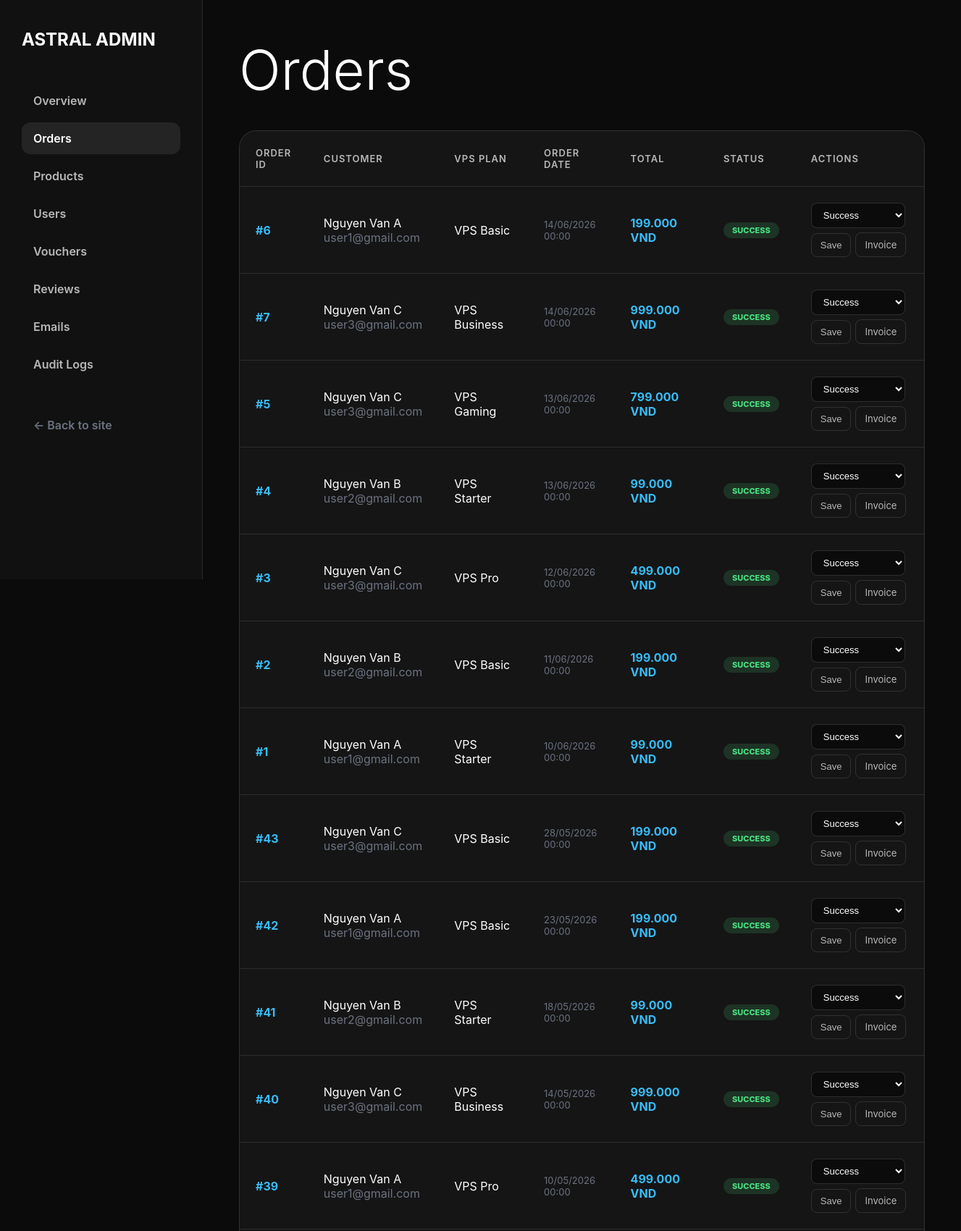
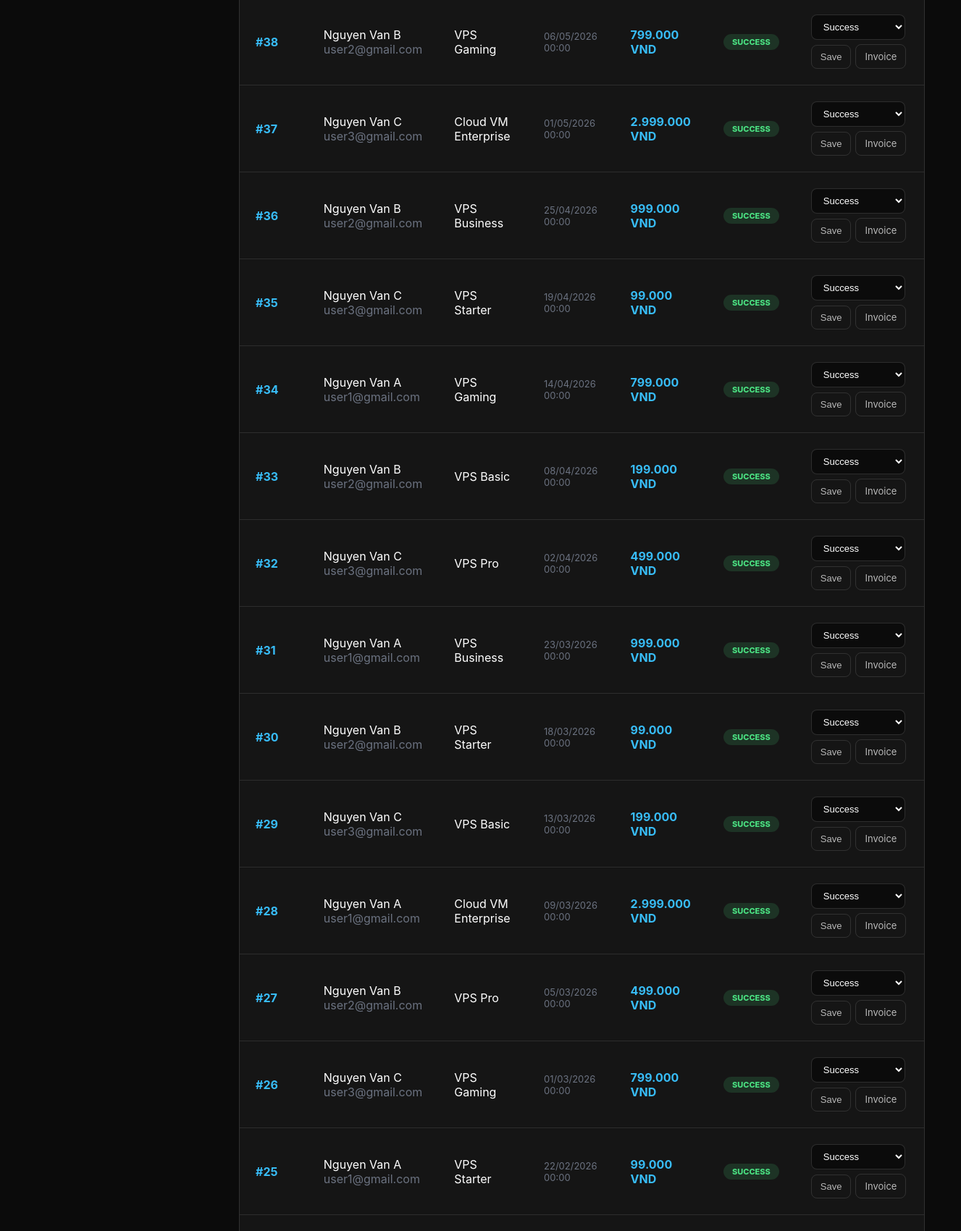
Page /admin/orders (signed in, upper part) on the committed database (2 pictures, top to bottom).
### tables this page shows
CREATE TABLE orders (
    id              INT UNSIGNED AUTO_INCREMENT PRIMARY KEY,
    user_id         INT UNSIGNED  NOT NULL,
    voucher_id      INT UNSIGNED  DEFAULT NULL,
    voucher_code    VARCHAR(50)   DEFAULT NULL,
    subtotal        DECIMAL(15,2) NOT NULL,                       
    discount_amount DECIMAL(15,2) NOT NULL DEFAULT 0.00,          
    total_price     DECIMAL(15,2) NOT NULL,                       
     
    status          ENUM(
                        'pending',
                        'confirmed',
                        'provisioning',
                        'active',
                        'success',
                        'cancelled'
                    ) NOT NULL DEFAULT 'pending',
    note            TEXT          DEFAULT NULL,                   
    cancel_reason   VARCHAR(255)  DEFAULT NULL,
    created_at      TIMESTAMP     NOT NULL DEFAULT CURRENT_TIMESTAMP,
    updated_at      TIMESTAMP     NOT NULL DEFAULT CURRENT_TIMESTAMP ON UPDATE CURRENT_TIMESTAMP,

    FOREIGN KEY (user_id)    REFERENCES users(id)    ON DELETE CASCADE,
    FOREIGN KEY (voucher_id) REFERENCES vouchers(id) ON DELETE SET NULL,
    INDEX idx_user_status (user_id, status),
    INDEX idx_status (status),
    INDEX idx_created_at (created_at)
);

CREATE TABLE users (
    id            INT UNSIGNED AUTO_INCREMENT PRIMARY KEY,
    name          VARCHAR(100)  NOT NULL,
    email         VARCHAR(150)  NOT NULL UNIQUE,
    password      VARCHAR(255)  NOT NULL,                         
    phone         VARCHAR(20)   DEFAULT NULL,
    avatar        VARCHAR(255)  DEFAULT 'default_avatar.png',
    role          ENUM('user','staff','admin') NOT NULL DEFAULT 'user',
     
    tier          ENUM('silver','gold','diamond') NOT NULL DEFAULT 'silver',
    total_spent   DECIMAL(15,2) NOT NULL DEFAULT 0.00,
    is_locked     TINYINT(1)    NOT NULL DEFAULT 0,               
    locked_reason VARCHAR(255)  DEFAULT NULL,
    is_verified   TINYINT(1)    NOT NULL DEFAULT 1,               
    verification_token VARCHAR(64) DEFAULT NULL,
    mfa_secret          VARCHAR(32)   DEFAULT NULL,
    mfa_enabled         TINYINT(1)    NOT NULL DEFAULT 0,
    created_at    TIMESTAMP     NOT NULL DEFAULT CURRENT_TIMESTAMP,
    updated_at    TIMESTAMP     NOT NULL DEFAULT CURRENT_TIMESTAMP ON UPDATE CURRENT_TIMESTAMP,

    INDEX idx_role (role),
    INDEX idx_tier (tier),
    INDEX idx_is_locked (is_locked)
);

CREATE TABLE order_items (
    id              INT UNSIGNED AUTO_INCREMENT PRIMARY KEY,
    order_id        INT UNSIGNED  NOT NULL,
    product_id      INT UNSIGNED  DEFAULT NULL,                   
     
    product_name    VARCHAR(150)  NOT NULL,
    product_cpu     VARCHAR(50)   NOT NULL,
    product_ram     VARCHAR(50)   NOT NULL,
    product_storage VARCHAR(50)   NOT NULL,
    unit_price      DECIMAL(15,2) NOT NULL,
    quantity        INT           NOT NULL DEFAULT 1,
    subtotal        DECIMAL(15,2) NOT NULL,                       

    FOREIGN KEY (order_id)   REFERENCES orders(id)   ON DELETE CASCADE,
    FOREIGN KEY (product_id) REFERENCES products(id) ON DELETE SET NULL,
    INDEX idx_order (order_id),
    INDEX idx_product (product_id)
);

### src/Controllers/AdminOrderController.php (called while the page is built, shortened)
<?php
class AdminOrderController {
    public function index() {
        $orders = Order::getAllOrders();
        require_once __DIR__ . "/../Views/admin/orders/index.php";
    }
}

### src/index.php (called while the page is built, shortened)
<?php
    $router = new Router();
    $router->get("/",                               [ProductController::class, "index"]);
    $router->get("/api/health",                     [HealthController::class, "index"]);
    $router->get("/login",                          [AuthController::class, "login"]);
    $router->post("/login",                         [AuthController::class, "login"]);
    $router->get("/register",                       [AuthController::class, "register"]);
    $router->post("/register",                      [AuthController::class, "register"]);
    $router->get("/logout",                         [AuthController::class, "logout"]);
    $router->get("/verify",                         [AuthController::class, "verify"]);
    $router->get("/verify-otp",                     [AuthController::class, "showOtpForm"]);
    $router->post("/verify-otp",                    [AuthController::class, "showOtpForm"]);
    $router->get("/forgot-password",                [PasswordResetController::class, "forgot"]);
    $router->post("/forgot-password",               [PasswordResetController::class, "forgot"]);
    $router->get("/reset-password",                 [PasswordResetController::class, "reset"]);
    $router->post("/reset-password",                [PasswordResetController::class, "reset"]);
    $router->get("/mfa-verify",                     [AuthController::class, "mfaVerify"]);
    $router->post("/mfa-verify",                    [AuthController::class, "mfaVerify"]);
    $router->get("/mfa-setup",                      [ProfileController::class, "setupMfa"]);
    $router->post("/mfa-setup",                     [ProfileController::class, "setupMfa"]);
    $router->get("/cart",                           [CartController::class, "index"]);
    $router->post("/cart/add",                      [CartController::class, "add"]);
    $router->post("/cart/remove",                   [CartController::class, "remove"]);
    $router->post("/cart/update",                   [CartController::class, "update"]);
    $router->get("/cart/count",                     [CartController::class, "count"]);
    $router->get("/checkout",                       [CheckoutController::class, "index"]);
    $router->post("/checkout/place-order",          [CheckoutController::class, "placeOrder"]);
    $router->get("/checkout/place-order",           [CheckoutController::class, "placeOrderGet"]);
    $router->get("/checkout/success",               [CheckoutController::class, "success"]);
    $router->post("/checkout/validate-voucher",     [CheckoutController::class, "validateVoucher"]);
    $router->get("/payment/vnpay-return",           [PaymentController::class, "vnpayReturn"]);
    $router->get("/payment/vnpay-ipn",              [PaymentController::class, "vnpayIpn"]);
    $router->get("/orders",                         [OrderController::class, "index"]);
    $router->get("/orders/invoice",                 [OrderController::class, "invoice"]);
    $router->post("/orders/cancel",                 [OrderController::class, "cancel"]);
    $router->post("/service/stop",                  [ServiceController::class, "stop"]);
    $router->post("/service/start",                 [ServiceController::class, "start"]);
    $router->post("/service/restart",               [ServiceController::class, "restart"]);
    $router->post("/service/rebuild",               [ServiceController::class, "rebuild"]);
    $router->get("/inbox",                          [InboxController::class, "index"]);
    $router->post("/inbox/read",                    [InboxController::class, "markRead"]);
    $router->get("/profile",                        [ProfileController::class, "index"]);
    $router->post("/profile/update",                [ProfileController::class, "update"]);
    $router->get("/console",                        [ConsoleController::class, "index"]);
    $router->get("/admin/orders",                   [AdminOrderController::class, "index"]);
    $router->get("/admin/orders/invoice",           [AdminOrderController::class, "invoice"]);
    $router->post("/admin/orders/update",           [AdminOrderController::class, "update"]);
    $router->get("/admin/products",                 [AdminProductController::class, "index"]);
    $router->post("/admin/products/store",          [AdminProductController::class, "store"]);
    $router->post("/admin/products/update",         [AdminProductController::class, "update"]);
    $router->post("/admin/products/toggle",         [AdminProductController::class, "toggle"]);
    $router->get("/admin",                          [AdminDashboardController::class, "index"]);
    $router->get("/admin/dashboard",                [AdminDashboardController::class, "index"]);
    $router->get("/admin/users",                    [AdminUserController::class, "index"]);
    $router->post("/admin/users/toggle-lock",       [AdminUserController::class, "toggleLock"]);
    $router->get("/admin/vouchers",                 [AdminVoucherController::class, "index"]);
    $router->post("/admin/vouchers/store",          [AdminVoucherController::class, "store"]);
    $router->post("/admin/vouchers/toggle",         [AdminVoucherController::class, "toggle"]);
    $router->get("/admin/reviews",                  [AdminReviewController::class, "index"]);
    $router->post("/admin/reviews/toggle",           [AdminReviewController::class, "toggle"]);
    $router->get("/admin/emails",                   [AdminEmailController::class, "index"]);
    $router->post("/admin/emails/send",             [AdminEmailController::class, "send"]);
    $router->get("/admin/audit-logs",              [AdminAuditLogController::class, "index"]);
    $router->post("/review/submit",                [ReviewController::class, "submit"]);
    $router->dispatch($_SERVER["REQUEST_URI"], $_SERVER["REQUEST_METHOD"]);

### src/Models/Order.php (called while the page is built, shortened)
<?php
class Order {
    public static function getAllOrders(): array {
        $pdo = Database::getConnection();
        $sql = "
            SELECT
                o.id AS order_id,
                o.total_price,
                o.status AS order_status,
                o.created_at,
                u.name AS customer_name,
                u.email AS customer_email,
                oi.product_name
            FROM orders o
            JOIN users u ON o.user_id = u.id
            JOIN order_items oi ON o.id = oi.order_id
            ORDER BY o.created_at DESC
        ";
        return $pdo->query($sql)->fetchAll(PDO::FETCH_ASSOC);
    }
}

### src/Views/admin/orders/index.php (the view, shortened to what this page needs)
<!DOCTYPE html>
<html lang="en">
<head>
    <link rel="stylesheet" href="/css/base.css">
</head>
<body>
    <div class="admin-layout">
        <div class="admin-sidebar">
            <h2>ASTRAL ADMIN</h2>
            <a href="/admin">Overview</a>
            <a href="/admin/orders" class="active">Orders</a>
            <a href="/admin/products">Products</a>
            <a href="/admin/users">Users</a>
            <a href="/admin/vouchers">Vouchers</a>
            <a href="/admin/reviews">Reviews</a>
            <a href="/admin/emails">Emails</a>
            <a href="/admin/audit-logs">Audit Logs</a>
            <div style="margin-top:auto;padding-top:32px;">
                <a href="/" style="color:#6b7280;">← Back to site</a>
            </div>
        </div>
        <div class="admin-content">
            <h1>Orders</h1>
            <div style="background:#151515;border-radius:24px;border:1px solid rgba(255,255,255,0.12);overflow:hidden;">
                <div class="table-responsive">
                    <table class="admin-table">
                        <thead>
                            <tr>
                                <th>Order ID</th>
                                <th>Customer</th>
                                <th>VPS Plan</th>
                                <th>Order Date</th>
                                <th>Total</th>
                                <th>Status</th>
                                <th>Actions</th>
                            </tr>
                        </thead>
                        <tbody>
                            <?php foreach ($orders as $order): ?>
                                <tr>
                                    <td class="fw-bold" style="color:#38bdf8;">#<?= htmlspecialchars($order['order_id']) ?></td>
                                    <td>
                                        <?= htmlspecialchars($order['customer_name']) ?><br>
                                        <span class="text-muted"><?= htmlspecialchars($order['customer_email']) ?></span>
                                    </td>
                                    <td><?= htmlspecialchars($order['product_name']) ?></td>
                                    <td style="color:#6b7280;font-size:13px;"><?= date('d/m/Y H:i', strtotime($order['created_at'])) ?></td>
                                    <td class="fw-bold" style="color:#38bdf8;"><?= number_format($order['total_price'], 0, ',', '.') ?> VND</td>
                                    <td>
                                        <?php $s = $order['order_status']; ?>
                                        <span class="order-status <?= $s ?>"><?= strtoupper($s) ?></span>
                                    </td>
                                    <td>
                                        <form action="/admin/orders/update" method="POST" class="actions-wrap">
                                            <select name="status" class="status-select">
                                                <option value="success" <?= $s == 'success' ? 'selected' : '' ?>>Success</option>
                                            </select>
                                            <button type="submit" class="btn-icon">Save</button>
                                            <a href="/admin/orders/invoice?id=<?= $order['order_id'] ?>" class="btn-icon" target="_blank">Invoice</a>
                                        </form>
                                    </td>
                                </tr>
                            <?php endforeach; ?>
                        </tbody>
                    </table>
                </div>
            </div>
        </div>
    </div>
</body>
</html>

### src/css/base.css (style rules this page uses)
* { margin: 0; padding: 0; box-sizing: border-box; }
html { scroll-behavior: smooth; }
body { font-family: "Inter", sans-serif; background: #0b0b0b; color: #fff; overflow-x: hidden; }
a { text-decoration: none; color: inherit; }
.admin-layout { display: flex; min-height: 100vh; }
.admin-sidebar { width: 280px; background: #111; padding: 40px 30px; border-right: 1px solid rgba(255, 255, 255, 0.1); position: fixed; top: 0; left: 0; height: 100vh; overflow-y: auto; z-index: 100; }
.admin-sidebar h2 { font-size: 24px; margin-bottom: 48px; display: flex; align-items: center; gap: 10px; }
.admin-sidebar a { display: block; color: #b8b8b8; margin-bottom: 8px; padding: 12px 16px; border-radius: 12px; font-weight: 600; transition: all 0.2s ease; }
.admin-sidebar a:hover, .admin-sidebar a.active { background: rgba(255, 255, 255, 0.08); color: #fff; }
.admin-content { flex: 1; padding: 50px; margin-left: 280px; }
.admin-content h1 { font-size: clamp(52px, 6vw, 76px); font-weight: 300; margin-bottom: 38px; }
.admin-table { width: 100%; border-collapse: collapse; background: #151515; border-radius: 20px; overflow: hidden; }
.admin-table th, .admin-table td { padding: 22px; border-bottom: 1px solid rgba(255, 255, 255, 0.1); text-align: left; }
.admin-table th { color: #b8b8b8; font-weight: 600; font-size: 13px; text-transform: uppercase; letter-spacing: 1px; }
.status-select { background: #111; color: #fff; border: 1px solid #333; padding: 10px 15px; border-radius: 10px; }
.text-muted { color: #6b7280; }
.fw-bold { font-weight: 700; }
.table-responsive { overflow-x: auto; }

### src/Views/admin/orders/index.php (style rules this page uses)
.order-status { padding:4px 12px; border-radius:999px; font-size:11px; font-weight:800; display:inline-block; }
.order-status.active,.order-status.success { background:rgba(74,222,128,0.15); color:#4ade80; }
.status-select { background:#0b0b0b; color:#fff; border:1px solid rgba(255,255,255,0.14); padding:8px 12px; border-radius:8px; font-size:13px; width:130px; }
.actions-wrap { display:flex; gap:6px; align-items:center; flex-wrap:wrap; }
.btn-icon { padding:8px 12px; border-radius:8px; border:1px solid rgba(255,255,255,0.12); background:transparent; color:#b8b8b8; cursor:pointer; font-size:13px; text-decoration:none; display:inline-flex; align-items:center; gap:4px; }

### rows in the picture
orders: id "6", user.name "Nguyen Van A", user.email "user1@gmail.com", order_items.product_name "VPS Basic", created_at "14/06/2026 00:00", total_price "199.000", status "SUCCESS", status "Success"
orders: id "7", user.name "Nguyen Van C", user.email "user3@gmail.com", order_items.product_name "VPS Business", created_at "14/06/2026 00:00", total_price "999.000", status "SUCCESS", status "Success"
orders: id "5", user.name "Nguyen Van C", user.email "user3@gmail.com", order_items.product_name "VPS Gaming", created_at "13/06/2026 00:00", total_price "799.000", status "SUCCESS", status "Success"
orders: id "4", user.name "Nguyen Van B", user.email "user2@gmail.com", order_items.product_name "VPS Starter", created_at "13/06/2026 00:00", total_price "99.000", status "SUCCESS", status "Success"
orders: id "3", user.name "Nguyen Van C", user.email "user3@gmail.com", order_items.product_name "VPS Pro", created_at "12/06/2026 00:00", total_price "499.000", status "SUCCESS", status "Success"
orders: id "2", user.name "Nguyen Van B", user.email "user2@gmail.com", order_items.product_name "VPS Basic", created_at "11/06/2026 00:00", total_price "199.000", status "SUCCESS", status "Success"
orders: id "1", user.name "Nguyen Van A", user.email "user1@gmail.com", order_items.product_name "VPS Starter", created_at "10/06/2026 00:00", total_price "99.000", status "SUCCESS", status "Success"
orders: id "43", user.name "Nguyen Van C", user.email "user3@gmail.com", order_items.product_name "VPS Basic", created_at "28/05/2026 00:00", total_price "199.000", status "SUCCESS", status "Success"
orders: id "42", user.name "Nguyen Van A", user.email "user1@gmail.com", order_items.product_name "VPS Basic", created_at "23/05/2026 00:00", total_price "199.000", status "SUCCESS", status "Success"
orders: id "41", user.name "Nguyen Van B", user.email "user2@gmail.com", order_items.product_name "VPS Starter", created_at "18/05/2026 00:00", total_price "99.000", status "SUCCESS", status "Success"
orders: id "40", user.name "Nguyen Van C", user.email "user3@gmail.com", order_items.product_name "VPS Business", created_at "14/05/2026 00:00", total_price "999.000", status "SUCCESS", status "Success"
orders: id "39", user.name "Nguyen Van A", user.email "user1@gmail.com", order_items.product_name "VPS Pro", created_at "10/05/2026 00:00", total_price "499.000", status "SUCCESS", status "Success"
orders: id "38", user.name "Nguyen Van B", user.email "user2@gmail.com", order_items.product_name "VPS Gaming", created_at "06/05/2026 00:00", total_price "799.000", status "SUCCESS", status "Success"
orders: id "37", user.name "Nguyen Van C", user.email "user3@gmail.com", order_items.product_name "Cloud VM Enterprise", created_at "01/05/2026 00:00", total_price "2.999.000", status "SUCCESS", status "Success"
orders: id "36", user.name "Nguyen Van B", user.email "user2@gmail.com", order_items.product_name "VPS Business", created_at "25/04/2026 00:00", total_price "999.000", status "SUCCESS", status "Success"
orders: id "35", user.name "Nguyen Van C", user.email "user3@gmail.com", order_items.product_name "VPS Starter", created_at "19/04/2026 00:00", total_price "99.000", status "SUCCESS", status "Success"
orders: id "34", user.name "Nguyen Van A", user.email "user1@gmail.com", order_items.product_name "VPS Gaming", created_at "14/04/2026 00:00", total_price "799.000", status "SUCCESS", status "Success"
orders: id "33", user.name "Nguyen Van B", user.email "user2@gmail.com", order_items.product_name "VPS Basic", created_at "08/04/2026 00:00", total_price "199.000", status "SUCCESS", status "Success"
orders: id "32", user.name "Nguyen Van C", user.email "user3@gmail.com", order_items.product_name "VPS Pro", created_at "02/04/2026 00:00", total_price "499.000", status "SUCCESS", status "Success"
orders: id "31", user.name "Nguyen Van A", user.email "user1@gmail.com", order_items.product_name "VPS Business", created_at "23/03/2026 00:00", total_price "999.000", status "SUCCESS", status "Success"
orders: id "30", user.name "Nguyen Van B", user.email "user2@gmail.com", order_items.product_name "VPS Starter", created_at "18/03/2026 00:00", total_price "99.000", status "SUCCESS", status "Success"
orders: id "29", user.name "Nguyen Van C", user.email "user3@gmail.com", order_items.product_name "VPS Basic", created_at "13/03/2026 00:00", total_price "199.000", status "SUCCESS", status "Success"
orders: id "28", user.name "Nguyen Van A", user.email "user1@gmail.com", order_items.product_name "Cloud VM Enterprise", created_at "09/03/2026 00:00", total_price "2.999.000", status "SUCCESS", status "Success"
orders: id "27", user.name "Nguyen Van B", user.email "user2@gmail.com", order_items.product_name "VPS Pro", created_at "05/03/2026 00:00", total_price "499.000", status "SUCCESS", status "Success"
orders: id "26", user.name "Nguyen Van C", user.email "user3@gmail.com", order_items.product_name "VPS Gaming", created_at "01/03/2026 00:00", total_price "799.000", status "SUCCESS", status "Success"
orders: id "25", user.name "Nguyen Van A", user.email "user1@gmail.com", order_items.product_name "VPS Starter", created_at "22/02/2026 00:00", total_price "99.000", status "SUCCESS", status "Success"
